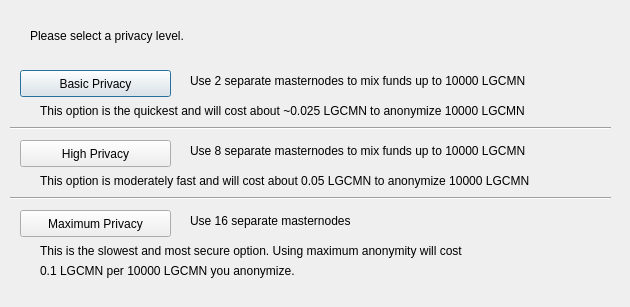
<?xml version="1.0" encoding="UTF-8"?>
<ui version="4.0">
 <class>ObfuscationConfig</class>
 <widget class="QDialog" name="ObfuscationConfig">
  <property name="geometry">
   <rect>
    <x>0</x>
    <y>0</y>
    <width>630</width>
    <height>307</height>
   </rect>
  </property>
  <property name="windowTitle">
   <string>Configure Obfuscation</string>
  </property>
  <widget class="QPushButton" name="buttonBasic">
   <property name="geometry">
    <rect>
     <x>20</x>
     <y>70</y>
     <width>151</width>
     <height>27</height>
    </rect>
   </property>
   <property name="text">
    <string>Basic Privacy</string>
   </property>
  </widget>
  <widget class="QPushButton" name="buttonHigh">
   <property name="geometry">
    <rect>
     <x>20</x>
     <y>140</y>
     <width>151</width>
     <height>27</height>
    </rect>
   </property>
   <property name="text">
    <string>High Privacy</string>
   </property>
  </widget>
  <widget class="QPushButton" name="buttonMax">
   <property name="geometry">
    <rect>
     <x>20</x>
     <y>210</y>
     <width>151</width>
     <height>27</height>
    </rect>
   </property>
   <property name="text">
    <string>Maximum Privacy</string>
   </property>
  </widget>
  <widget class="QLabel" name="label">
   <property name="geometry">
    <rect>
     <x>30</x>
     <y>20</y>
     <width>571</width>
     <height>31</height>
    </rect>
   </property>
   <property name="text">
    <string>Please select a privacy level.</string>
   </property>
  </widget>
  <widget class="QLabel" name="label_2">
   <property name="geometry">
    <rect>
     <x>190</x>
     <y>70</y>
     <width>421</width>
     <height>21</height>
    </rect>
   </property>
   <property name="text">
    <string>Use 2 separate masternodes to mix funds up to 10000 LGCMN</string>
   </property>
  </widget>
  <widget class="QLabel" name="label_3">
   <property name="geometry">
    <rect>
     <x>190</x>
     <y>140</y>
     <width>411</width>
     <height>21</height>
    </rect>
   </property>
   <property name="text">
    <string>Use 8 separate masternodes to mix funds up to 10000 LGCMN</string>
   </property>
  </widget>
  <widget class="QLabel" name="label_4">
   <property name="geometry">
    <rect>
     <x>190</x>
     <y>210</y>
     <width>421</width>
     <height>21</height>
    </rect>
   </property>
   <property name="text">
    <string>Use 16 separate masternodes</string>
   </property>
  </widget>
  <widget class="QLabel" name="label_6">
   <property name="geometry">
    <rect>
     <x>40</x>
     <y>100</y>
     <width>561</width>
     <height>21</height>
    </rect>
   </property>
   <property name="text">
    <string>This option is the quickest and will cost about ~0.025 LGCMN to anonymize 10000 LGCMN</string>
   </property>
  </widget>
  <widget class="QLabel" name="label_7">
   <property name="geometry">
    <rect>
     <x>40</x>
     <y>170</y>
     <width>561</width>
     <height>21</height>
    </rect>
   </property>
   <property name="text">
    <string>This option is moderately fast and will cost about 0.05 LGCMN to anonymize 10000 LGCMN</string>
   </property>
  </widget>
  <widget class="QLabel" name="label_8">
   <property name="geometry">
    <rect>
     <x>40</x>
     <y>240</y>
     <width>561</width>
     <height>21</height>
    </rect>
   </property>
   <property name="text">
    <string>This is the slowest and most secure option. Using maximum anonymity will cost</string>
   </property>
  </widget>
  <widget class="QLabel" name="label_9">
   <property name="geometry">
    <rect>
     <x>40</x>
     <y>260</y>
     <width>561</width>
     <height>21</height>
    </rect>
   </property>
   <property name="text">
    <string>0.1 LGCMN per 10000 LGCMN you anonymize.</string>
   </property>
  </widget>
  <widget class="Line" name="line">
   <property name="geometry">
    <rect>
     <x>10</x>
     <y>120</y>
     <width>601</width>
     <height>16</height>
    </rect>
   </property>
   <property name="orientation">
    <enum>Qt::Horizontal</enum>
   </property>
  </widget>
  <widget class="Line" name="line_2">
   <property name="geometry">
    <rect>
     <x>10</x>
     <y>190</y>
     <width>601</width>
     <height>16</height>
    </rect>
   </property>
   <property name="orientation">
    <enum>Qt::Horizontal</enum>
   </property>
  </widget>
 </widget>
 <resources/>
 <connections/>
</ui>
